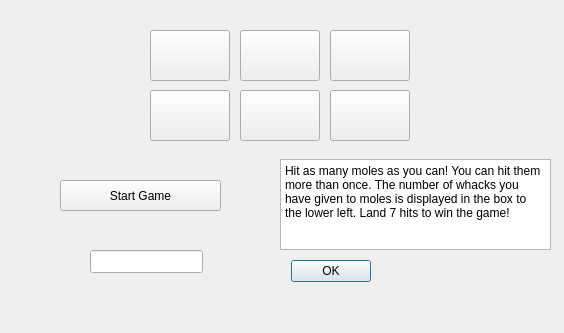
<?xml version="1.0" encoding="UTF-8"?>
<ui version="4.0">
 <class>WhackMole</class>
 <widget class="QDialog" name="WhackMole">
  <property name="windowModality">
   <enum>Qt::ApplicationModal</enum>
  </property>
  <property name="geometry">
   <rect>
    <x>0</x>
    <y>0</y>
    <width>564</width>
    <height>333</height>
   </rect>
  </property>
  <property name="windowTitle">
   <string>Dialog</string>
  </property>
  <widget class="QTextBrowser" name="t_result">
   <property name="geometry">
    <rect>
     <x>430</x>
     <y>40</y>
     <width>121</width>
     <height>101</height>
    </rect>
   </property>
   <property name="styleSheet">
    <string notr="true">background-color: rgba(0,0,0,0%);
border: 0px;
font:	36px;</string>
   </property>
   <property name="html">
    <string>&lt;!DOCTYPE HTML PUBLIC &quot;-//W3C//DTD HTML 4.0//EN&quot; &quot;http://www.w3.org/TR/REC-html40/strict.dtd&quot;&gt;
&lt;html&gt;&lt;head&gt;&lt;meta name=&quot;qrichtext&quot; content=&quot;1&quot; /&gt;&lt;style type=&quot;text/css&quot;&gt;
p, li { white-space: pre-wrap; }
&lt;/style&gt;&lt;/head&gt;&lt;body style=&quot; font-family:'Sans Serif'; font-size:36px; font-weight:400; font-style:normal;&quot;&gt;
&lt;p align=&quot;center&quot; style=&quot;-qt-paragraph-type:empty; margin-top:0px; margin-bottom:0px; margin-left:0px; margin-right:0px; -qt-block-indent:0; text-indent:0px; font-size:9pt;&quot;&gt;&lt;br /&gt;&lt;/p&gt;&lt;/body&gt;&lt;/html&gt;</string>
   </property>
  </widget>
  <widget class="QDialogButtonBox" name="b_ok">
   <property name="geometry">
    <rect>
     <x>20</x>
     <y>260</y>
     <width>351</width>
     <height>23</height>
    </rect>
   </property>
   <property name="standardButtons">
    <set>QDialogButtonBox::Ok</set>
   </property>
  </widget>
  <widget class="QPushButton" name="pushButton">
   <property name="geometry">
    <rect>
     <x>150</x>
     <y>30</y>
     <width>80</width>
     <height>51</height>
    </rect>
   </property>
   <property name="text">
    <string/>
   </property>
  </widget>
  <widget class="QPushButton" name="pushButton_2">
   <property name="geometry">
    <rect>
     <x>240</x>
     <y>30</y>
     <width>80</width>
     <height>51</height>
    </rect>
   </property>
   <property name="text">
    <string/>
   </property>
  </widget>
  <widget class="QPushButton" name="pushButton_3">
   <property name="geometry">
    <rect>
     <x>150</x>
     <y>90</y>
     <width>80</width>
     <height>51</height>
    </rect>
   </property>
   <property name="text">
    <string/>
   </property>
  </widget>
  <widget class="QPushButton" name="pushButton_4">
   <property name="geometry">
    <rect>
     <x>240</x>
     <y>90</y>
     <width>80</width>
     <height>51</height>
    </rect>
   </property>
   <property name="text">
    <string/>
   </property>
  </widget>
  <widget class="QPushButton" name="pushButton_5">
   <property name="geometry">
    <rect>
     <x>330</x>
     <y>30</y>
     <width>80</width>
     <height>51</height>
    </rect>
   </property>
   <property name="text">
    <string/>
   </property>
  </widget>
  <widget class="QPushButton" name="pushButton_6">
   <property name="geometry">
    <rect>
     <x>330</x>
     <y>90</y>
     <width>80</width>
     <height>51</height>
    </rect>
   </property>
   <property name="text">
    <string/>
   </property>
  </widget>
  <widget class="QPushButton" name="beatMoles">
   <property name="geometry">
    <rect>
     <x>60</x>
     <y>180</y>
     <width>161</width>
     <height>31</height>
    </rect>
   </property>
   <property name="text">
    <string>Start Game</string>
   </property>
  </widget>
  <widget class="QTextEdit" name="textEdit">
   <property name="geometry">
    <rect>
     <x>280</x>
     <y>159</y>
     <width>271</width>
     <height>91</height>
    </rect>
   </property>
   <property name="html">
    <string>&lt;!DOCTYPE HTML PUBLIC &quot;-//W3C//DTD HTML 4.0//EN&quot; &quot;http://www.w3.org/TR/REC-html40/strict.dtd&quot;&gt;
&lt;html&gt;&lt;head&gt;&lt;meta name=&quot;qrichtext&quot; content=&quot;1&quot; /&gt;&lt;style type=&quot;text/css&quot;&gt;
p, li { white-space: pre-wrap; }
&lt;/style&gt;&lt;/head&gt;&lt;body style=&quot; font-family:'Sans Serif'; font-size:9pt; font-weight:400; font-style:normal;&quot;&gt;
&lt;p style=&quot; margin-top:0px; margin-bottom:0px; margin-left:0px; margin-right:0px; -qt-block-indent:0; text-indent:0px;&quot;&gt;Hit as many moles as you can! You can hit them more than once. The number of whacks you have given to moles is displayed in the box to the lower left. Land 7 hits to win the game!&lt;/p&gt;&lt;/body&gt;&lt;/html&gt;</string>
   </property>
  </widget>
  <widget class="QLineEdit" name="lineEdit">
   <property name="geometry">
    <rect>
     <x>90</x>
     <y>250</y>
     <width>113</width>
     <height>23</height>
    </rect>
   </property>
  </widget>
 </widget>
 <resources/>
 <connections/>
</ui>
